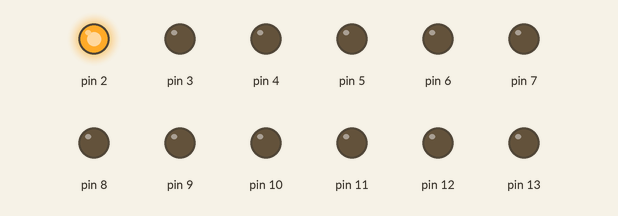
The sketch below on a simulated Arduino Uno, built with avr-gcc and run on an emulated ATmega328P. Shown: output pins drawn as LEDs (lit = HIGH).

Above: at 0.1 s.
At 1.1 s:
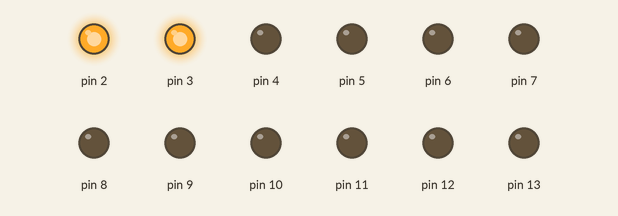
At 2.1 s:
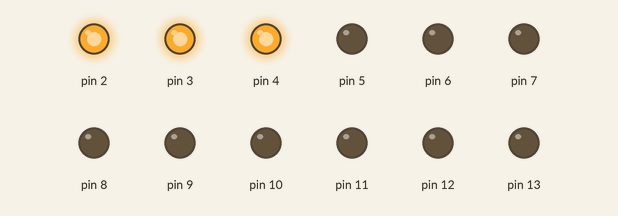
At 5.1 s:
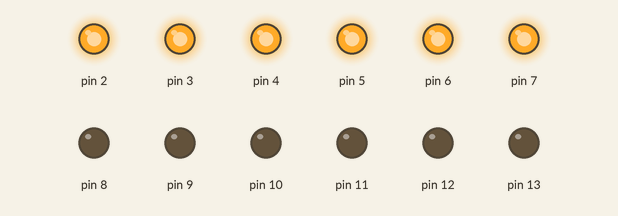
At 8.1 s:
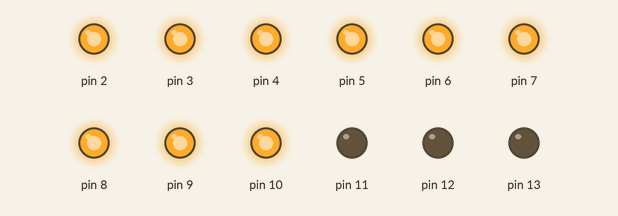
At 11.1 s:
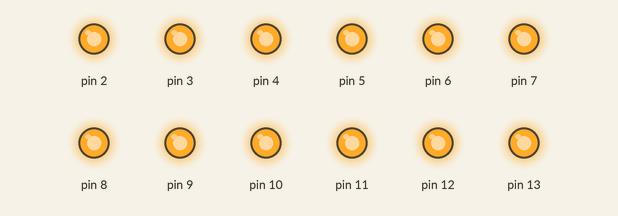
Timing chart, 0 to 12.6 s (numbered marks = the images above):
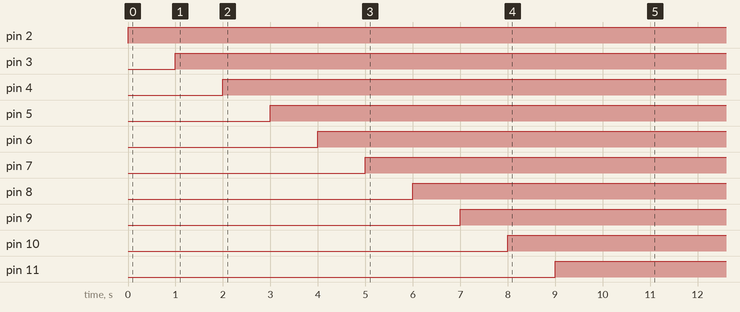

Measured:
- by itself, pin 2: LOW → HIGH at 0.00 s
- by itself, pin 3: LOW → HIGH at 1.0 s
- by itself, pin 4: LOW → HIGH at 2.0 s
- by itself, pin 5: LOW → HIGH at 3.0 s
- by itself, pin 6: LOW → HIGH at 4.0 s
- by itself, pin 7: LOW → HIGH at 5.0 s
- by itself, pin 8: LOW → HIGH at 6.0 s
- by itself, pin 9: LOW → HIGH at 7.0 s

The sketch:

sketch_feb6a.ino
```cpp
void setup() {
  for(int i=2;i<=13;i++)
  {
    pinMode(i,OUTPUT);
  }
}

void loop() {
  for (int i = 2; i <= 13; i++) {
    digitalWrite(i, HIGH);
    delay(1000);
  }
}
```
